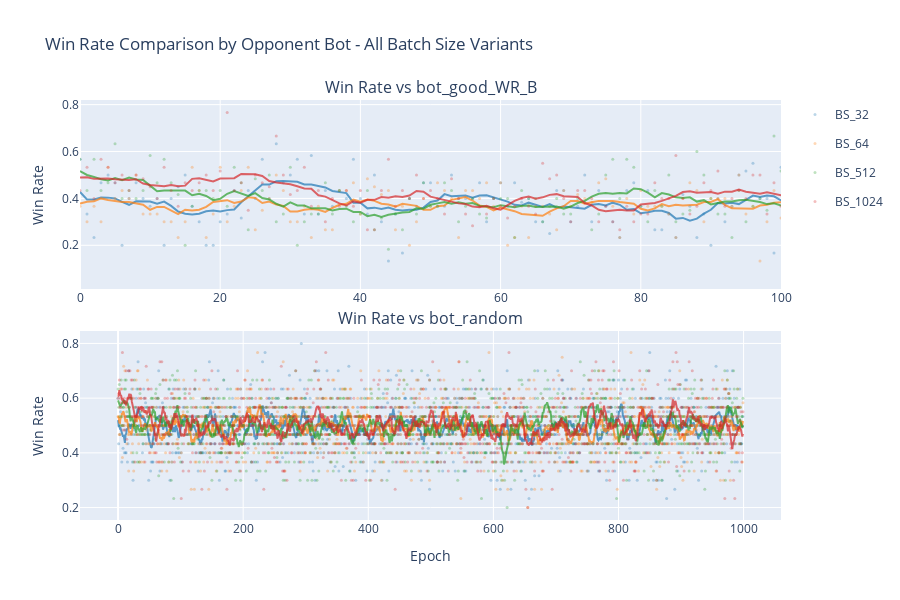

This figure's notebook cell:
### Markdown cell above
## Win Rate Comparison by Opponent Bot

### Code cell
# Get all unique bots from all variants
all_bots = set()
for data in evals.values():
    if "win_rate" in data:
        all_bots.update(data["win_rate"].keys())
all_bots = sorted(list(all_bots))

# Create subplots - one per bot type
fig = make_subplots(
    rows=len(all_bots),
    cols=1,
    subplot_titles=[f"Win Rate vs {bot}" for bot in all_bots],
    vertical_spacing=0.1,
)

# Define colors for each batch size variant
variant_colors = {
    "32": "#1f77b4",  # Blue
    "64": "#ff7f0e",  # Orange
    "512": "#2ca02c",  # Green
    "1024": "#d62728",  # Red
    "2048": "#9467bd",  # Purple
}

for bot_idx, bot in enumerate(all_bots, 1):
    for batch_size, data in sorted(evals.items(), key=lambda x: int(x[0])):
        if "win_rate" not in data:
            continue

        win_rate = data["win_rate"]

        if bot in win_rate:
            rates = win_rate[bot]
            variant_color = variant_colors.get(batch_size, "#999999")

            # Raw data as markers
            fig.add_trace(
                go.Scatter(
                    y=rates,
                    mode="markers",
                    name=f"BS_{batch_size}",
                    marker=dict(size=3, color=variant_color, opacity=0.3),
                    legendgroup=f"group{batch_size}",
                    showlegend=(bot_idx == 1),
                ),
                row=bot_idx,
                col=1,
            )

            # Smoothed line
            smoothed = smooth_win_rates(rates)
            fig.add_trace(
                go.Scatter(
                    y=smoothed,
                    mode="lines",
                    name=f"BS_{batch_size} smooth",
                    line=dict(width=2, color=variant_color),
                    opacity=0.7,
                    legendgroup=f"group{batch_size}",
                    showlegend=False,
                ),
                row=bot_idx,
                col=1,
            )

    # Update y-axis
    fig.update_yaxes(title_text="Win Rate", row=bot_idx, col=1)

# Update x-axis (only for bottom plot)
fig.update_xaxes(title_text="Epoch", row=len(all_bots), col=1)

fig.update_layout(
    height=300 * len(all_bots),
    title_text="Win Rate Comparison by Opponent Bot - All Batch Size Variants",
    xaxis=dict(range=[0, 100]),
)
fig.show()

### Figure 1 — Plotly figure (JSON) as saved in the notebook; plotly's stock layout.template omitted (floating-point values rounded to 4 significant figures; data arrays with more than 128 entries replaced by an {"elided": "..."} marker saying what was removed)
{"data": [{"legendgroup": "group32", "marker": {"color": "#1f77b4", "opacity": 0.3, "size": 3}, "mode": "markers", "name": "BS_32", "showlegend": true, "type": "scatter", "xaxis": "x", "y": {"elided": "1000 float values"}, "yaxis": "y"}, {"legendgroup": "group32", "line": {"color": "#1f77b4", "width": 2}, "mode": "lines", "name": "BS_32 smooth", "opacity": 0.7, "showlegend": false, "type": "scatter", "xaxis": "x", "y": {"elided": "1000 float values"}, "yaxis": "y"}, {"legendgroup": "group64", "marker": {"color": "#ff7f0e", "opacity": 0.3, "size": 3}, "mode": "markers", "name": "BS_64", "showlegend": true, "type": "scatter", "xaxis": "x", "y": {"elided": "1000 float values"}, "yaxis": "y"}, {"legendgroup": "group64", "line": {"color": "#ff7f0e", "width": 2}, "mode": "lines", "name": "BS_64 smooth", "opacity": 0.7, "showlegend": false, "type": "scatter", "xaxis": "x", "y": {"elided": "1000 float values"}, "yaxis": "y"}, {"legendgroup": "group512", "marker": {"color": "#2ca02c", "opacity": 0.3, "size": 3}, "mode": "markers", "name": "BS_512", "showlegend": true, "type": "scatter", "xaxis": "x", "y": {"elided": "1000 float values"}, "yaxis": "y"}, {"legendgroup": "group512", "line": {"color": "#2ca02c", "width": 2}, "mode": "lines", "name": "BS_512 smooth", "opacity": 0.7, "showlegend": false, "type": "scatter", "xaxis": "x", "y": {"elided": "1000 float values"}, "yaxis": "y"}, {"legendgroup": "group1024", "marker": {"color": "#d62728", "opacity": 0.3, "size": 3}, "mode": "markers", "name": "BS_1024", "showlegend": true, "type": "scatter", "xaxis": "x", "y": {"elided": "1000 float values"}, "yaxis": "y"}, {"legendgroup": "group1024", "line": {"color": "#d62728", "width": 2}, "mode": "lines", "name": "BS_1024 smooth", "opacity": 0.7, "showlegend": false, "type": "scatter", "xaxis": "x", "y": {"elided": "1000 float values"}, "yaxis": "y"}, {"legendgroup": "group32", "marker": {"color": "#1f77b4", "opacity": 0.3, "size": 3}, "mode": "markers", "name": "BS_32", "showlegend": false, "type": "scatter", "xaxis": "x2", "y": {"elided": "1000 float values"}, "yaxis": "y2"}, {"legendgroup": "group32", "line": {"color": "#1f77b4", "width": 2}, "mode": "lines", "name": "BS_32 smooth", "opacity": 0.7, "showlegend": false, "type": "scatter", "xaxis": "x2", "y": {"elided": "1000 float values"}, "yaxis": "y2"}, {"legendgroup": "group64", "marker": {"color": "#ff7f0e", "opacity": 0.3, "size": 3}, "mode": "markers", "name": "BS_64", "showlegend": false, "type": "scatter", "xaxis": "x2", "y": {"elided": "1000 float values"}, "yaxis": "y2"}, {"legendgroup": "group64", "line": {"color": "#ff7f0e", "width": 2}, "mode": "lines", "name": "BS_64 smooth", "opacity": 0.7, "showlegend": false, "type": "scatter", "xaxis": "x2", "y": {"elided": "1000 float values"}, "yaxis": "y2"}, {"legendgroup": "group512", "marker": {"color": "#2ca02c", "opacity": 0.3, "size": 3}, "mode": "markers", "name": "BS_512", "showlegend": false, "type": "scatter", "xaxis": "x2", "y": {"elided": "1000 float values"}, "yaxis": "y2"}, {"legendgroup": "group512", "line": {"color": "#2ca02c", "width": 2}, "mode": "lines", "name": "BS_512 smooth", "opacity": 0.7, "showlegend": false, "type": "scatter", "xaxis": "x2", "y": {"elided": "1000 float values"}, "yaxis": "y2"}, {"legendgroup": "group1024", "marker": {"color": "#d62728", "opacity": 0.3, "size": 3}, "mode": "markers", "name": "BS_1024", "showlegend": false, "type": "scatter", "xaxis": "x2", "y": {"elided": "1000 float values"}, "yaxis": "y2"}, {"legendgroup": "group1024", "line": {"color": "#d62728", "width": 2}, "mode": "lines", "name": "BS_1024 smooth", "opacity": 0.7, "showlegend": false, "type": "scatter", "xaxis": "x2", "y": {"elided": "1000 float values"}, "yaxis": "y2"}], "layout": {"annotations": [{"font": {"size": 16}, "showarrow": false, "text": "Win Rate vs bot_good_WR_B", "x": 0.5, "xanchor": "center", "xref": "paper", "y": 1, "yanchor": "bottom", "yref": "paper"}, {"font": {"size": 16}, "showarrow": false, "text": "Win Rate vs bot_random", "x": 0.5, "xanchor": "center", "xref": "paper", "y": 0.45, "yanchor": "bottom", "yref": "paper"}], "height": 600, "title": {"text": "Win Rate Comparison by Opponent Bot - All Batch Size Variants"}, "xaxis": {"anchor": "y", "domain": [0, 1], "range": [0, 100]}, "xaxis2": {"anchor": "y2", "domain": [0, 1], "title": {"text": "Epoch"}}, "yaxis": {"anchor": "x", "domain": [0.55, 1], "title": {"text": "Win Rate"}}, "yaxis2": {"anchor": "x2", "domain": [0, 0.45], "title": {"text": "Win Rate"}}}}
